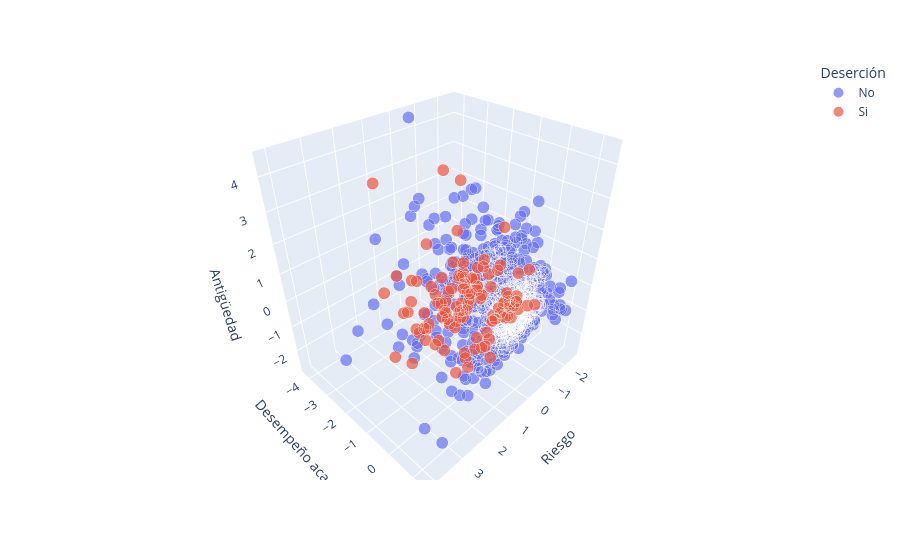

The notebook cell this image was saved under:
### Code cell
datos2['Size']=1
import plotly.express as px
px.scatter_3d(data_frame=datos2, x='Riesgo', y='Desempeño académico', z='Antigüedad', color='Deserción', size='Size')
